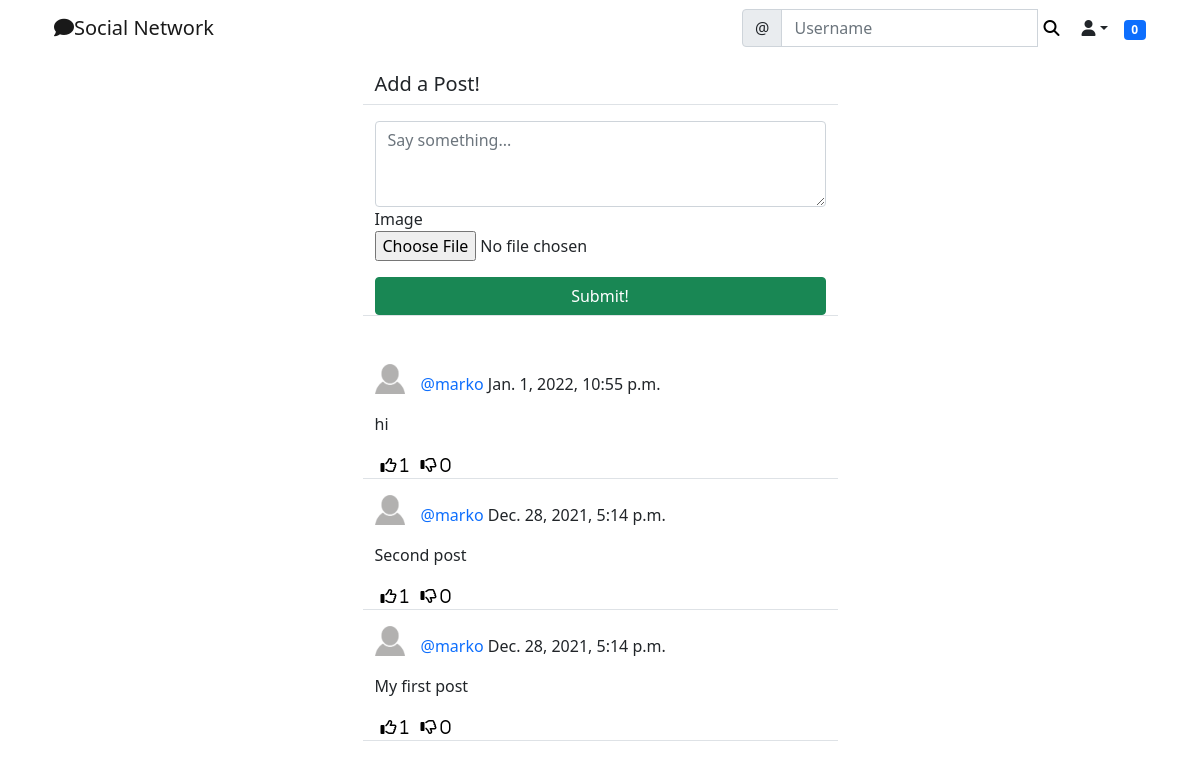
The page /social/ (signed in) on the database its author committed.
### social/models.py (models this page shows)
class Post(models.Model):
    body = models.TextField()
    image = models.ImageField(upload_to='uploads/post_photos', blank=True, null=True)
    created_on = models.DateTimeField(default=timezone.now)
    author = models.ForeignKey(User, on_delete=models.CASCADE)
    likes = models.ManyToManyField(User, blank=True, related_name='likes')
    dislikes = models.ManyToManyField(User, blank=True, related_name='dislikes')

class UserProfile(models.Model):
    user = models.OneToOneField(User, primary_key=True, verbose_name='user', related_name='profile', on_delete=models.CASCADE)
    name = models.CharField(max_length=30, blank=True, null=True)
    bio = models.TextField(max_length=500, null=True, blank=True)
    birth_date = models.DateField(null=True, blank=True)
    location = models.CharField(max_length=100, blank=True, null=True)
    picture = models.ImageField(upload_to='uploads/profile_pictures', default='uploads/profile_pictures/default.png', blank=True)
    followers = models.ManyToManyField(User, blank=True, related_name='followers')

### social/views.py (the view, shortened to what this page needs)
# urls.py: path('', PostListView.as_view(), name='post-list'),
class PostListView(LoginRequiredMixin, View):
    def get(self, request, *args, **kwargs):
        logged_in_user = request.user
        posts = Post.objects.filter(
            author__profile__followers__in=[logged_in_user.id]
        ).order_by('-created_on')
        form = PostForm()
        context = {
            'post_list': posts,
            'form': form,
        }
        return render(request, 'social/post_list.html', context)

### social/forms.py
class PostForm(forms.ModelForm):
    body = forms.CharField(
        label='',
        widget=forms.Textarea(attrs={
            'rows': 3,
            'placeholder': 'Say something...',
        })
    )
    image = forms.ImageField(required=False)
    class Meta:
        model = Post
        fields = ['body', 'image']

### landing/templatetags/custom_tags.py (called while the page is built)
@register.inclusion_tag('social/show_notifications.html', takes_context=True)
def show_notifications(context):
	request_user = context['request'].user
	notifications = Notification.objects.filter(to_user=request_user).exclude(user_has_seen=True).order_by('-date')
	return {'notifications': notifications}

### social/templates/social/post_list.html (shortened to what this page needs)
{% extends 'landing/base.html' %}
{% load crispy_forms_tags %}
{% block content %}
    <div class="container">
        <div class="row justify-content-center mt-3">
            <div class="col-md-5 col-sm-12 border-bottom">
                <h5>Add a Post!</h5>
            </div>
        </div>
        <div class="row justify-content-center mt-3 mb-5">
            <div class="col-md-5 col-sm-12 border-bottom">
                <form method="POST" enctype="multipart/form-data">
                    {{form | crispy}}
                    <div class="d-grid gap-2">
                        <button class="btn btn-success mt-3">Submit!</button>
                    </div>
                </form>
            </div>
        </div>
        {% for post in post_list %}
        <div class="row justify-content-center mt-3">
            <div class="col-md-5 col-sm-12 border-bottom position-relative">
                <div>
                    <a href="{% url 'profile' post.author.profile.pk %}">
                        <img class="round-circle post-img" height="30" width="30" src="{{post.author.profile.picture.url}}"/>
                    </a>
                    <p class="post-text">
                        <a  class="text-primary post-link" href="{% url 'profile' post.author.pk %}">@{{post.author}}</a> {{post.created_on}}
                    </p>
                </div>
                <div class="position-relative">
                    <p>{{post.body}}</p>
                </div>
                <div class="d-flex flex-row">
                    <form method="POST" action="{% url 'like' post.pk %}">
                        <button class="remove-default-btn" type="submit">
                            <i class="far fa-thumbs-up"> <span>{{ post.likes.all.count }}</span></i>
                        </button>
                    </form>
                    <form method="POST" action="{% url 'dislike' post.pk %}">
                        <button class="remove-default-btn" type="submit">
                            <i class="far fa-thumbs-down"> <span>{{ post.dislikes.all.count }}</span></i>
                        </button>
                    </form>
                </div>
            </div>
        </div>
        {% endfor %}
    </div>
{% endblock content %}

### static/style.css (style rules this page uses)
.remove-default-btn { background-color: transparent; border: none; box-shadow: none; }
.post-link { text-decoration: none; }
.post-text { padding-top: 0.5rem; }
.post-img { float: left; margin-right: 1rem; }

### rows shown on the page
Post: author.profile.picture (placeholder picture), author "marko", created_on "Jan. 1, 2022, 10:55 p.m.", body "hi", likes.all.count "1", dislikes.all.count "0"
Post: author.profile.picture (placeholder picture), author "marko", created_on "Dec. 28, 2021, 5:14 p.m.", body "Second post", likes.all.count "1", dislikes.all.count "0"
Post: author.profile.picture (placeholder picture), author "marko", created_on "Dec. 28, 2021, 5:14 p.m.", body "My first post", likes.all.count "1", dislikes.all.count "0"

### other values the page prints
{{ notifications.count }} "0"
